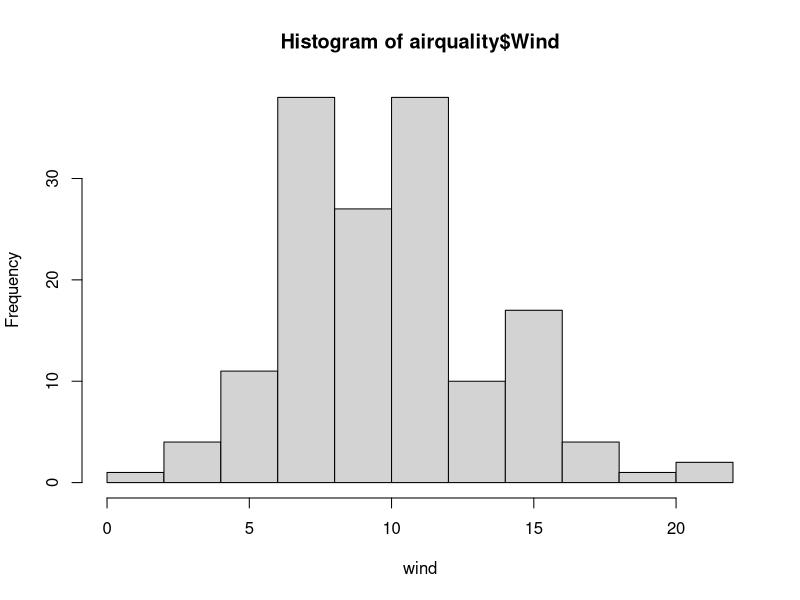
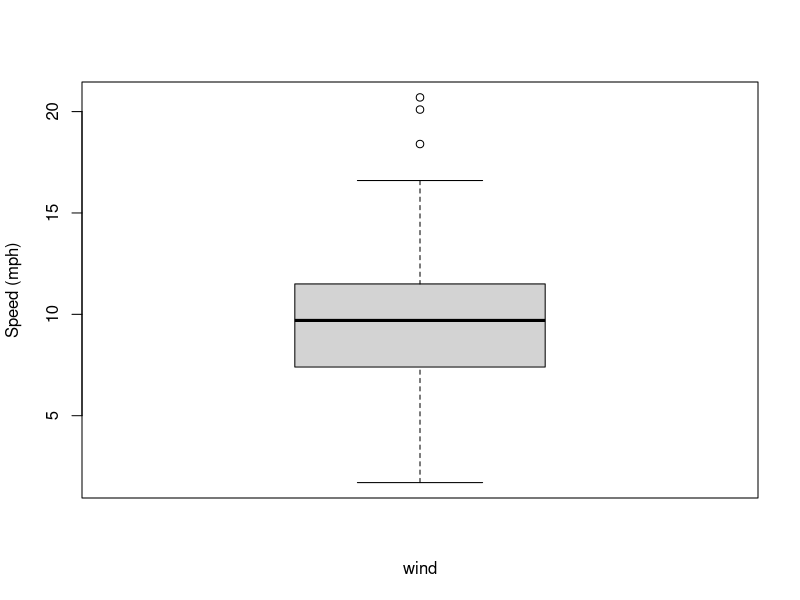
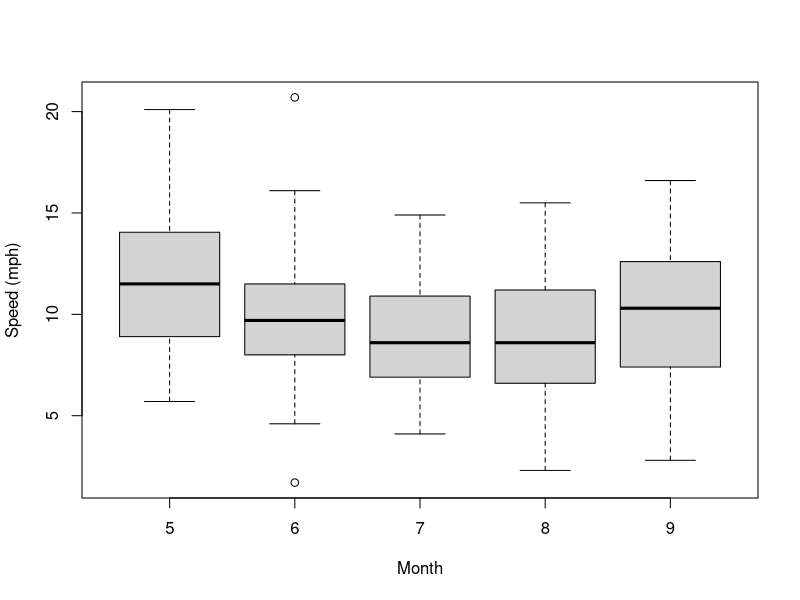
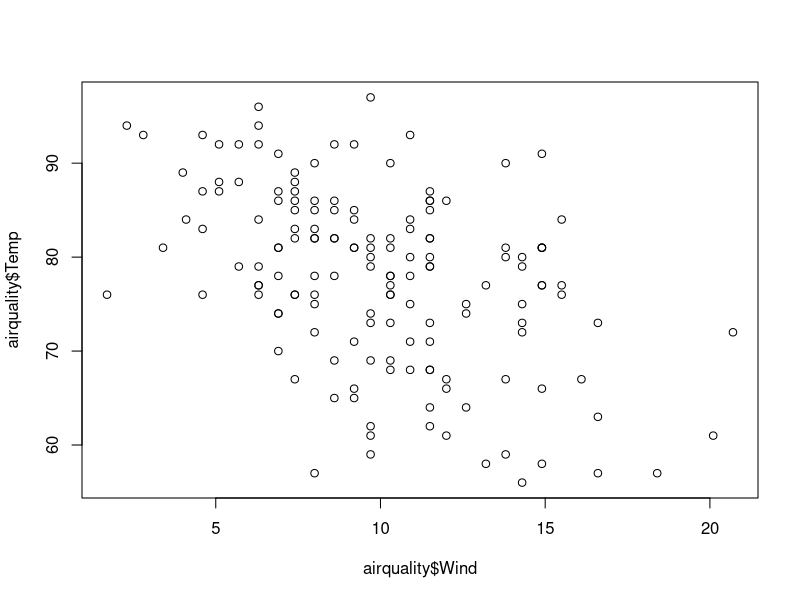
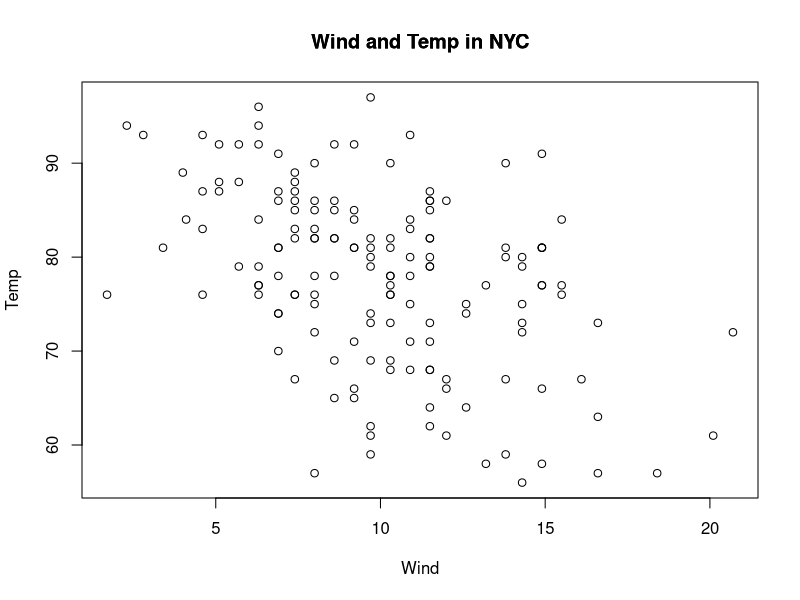
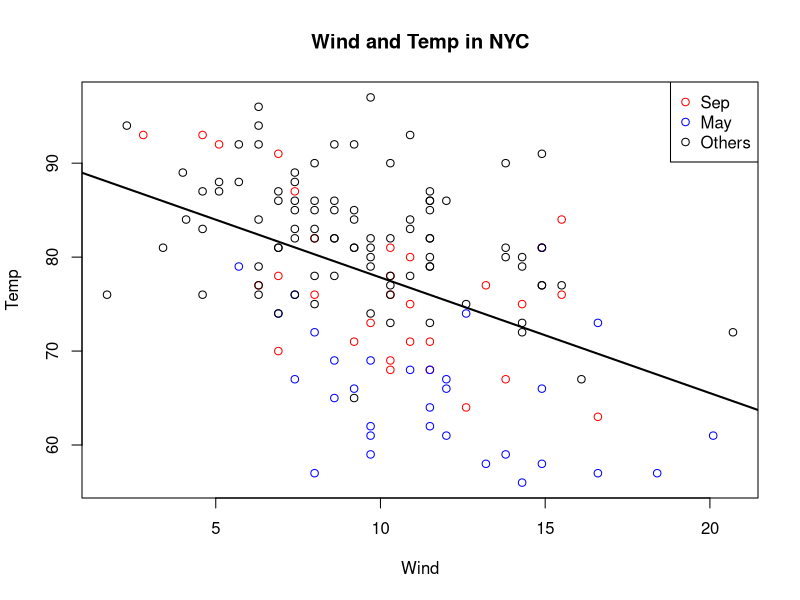
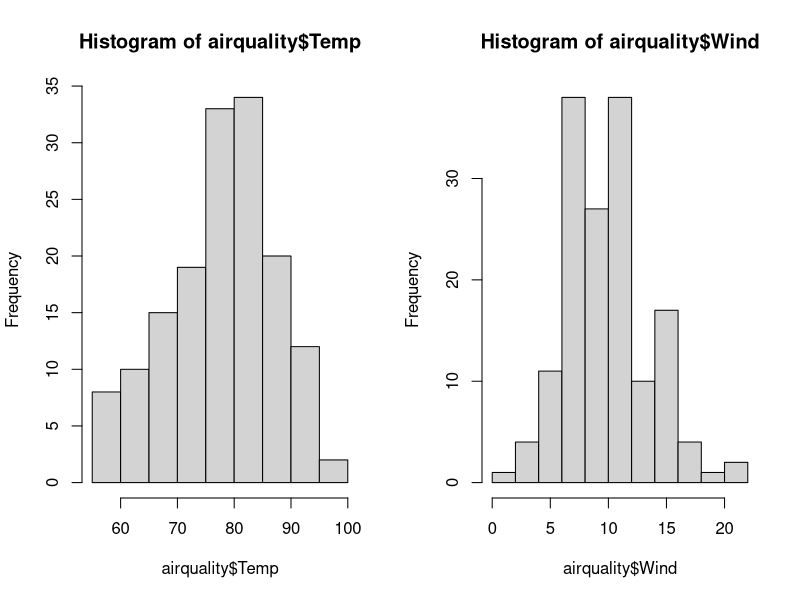
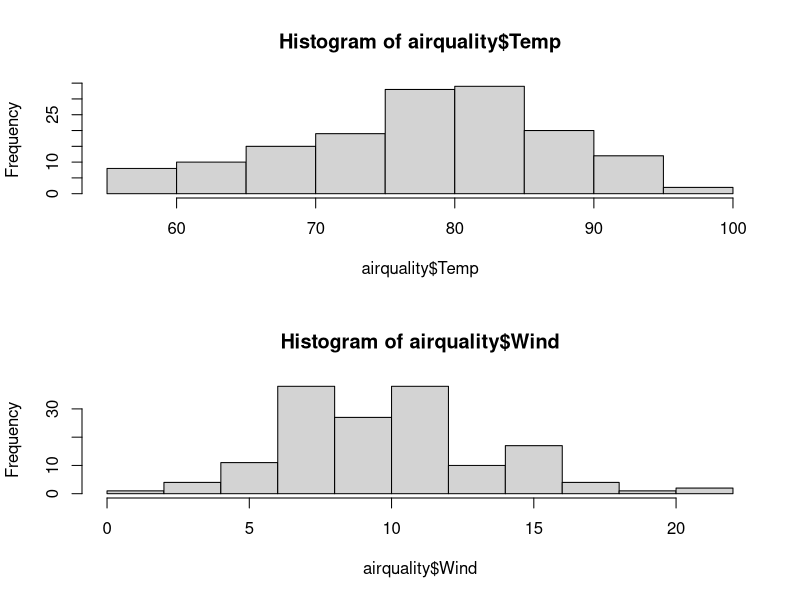

Write the R code that produced these figures, in order.
# Vector

x <- vector("character", length = 10)  # create a vector with a specific length

x1 <- 1:4  # create a vector

x2 <- c(1,2,3,4)  # another way to create a vector

x3 <- c(TRUE, 10, "a")  # cast to chr class

x4 <- c("a","b","c")
as.numeric(x4)  # cast function
as.logical()  # cast function
as.character()  # cast function

class(x1)  # get the class of x1
names(x1) <- c("a","b","c","d")  # name the vector x1. a,b,c,d are names, while 1,2,3,4 are contents 


# Matrix & Array

x <- matrix(1:6, nrow = 3, ncol = 2)  # create a matrix. When assign values to a matrix, assign to 1st colum,  then to  2nd colum
dim(x)  # get the number of the row and colum
attributes(x)  # get the attributes of this object 

y <- 1:6  # another way to create a matrix
dim(y) <- c(2,3)

y2 <- matrix(1:6, nrow = 2, ncol = 3)
rbind(y,y2)  # bind two matrices according to row
cbind(y,y2)  # bind two matrices according to colum


x <- array(1:24, dim = c(4,6))

x1 <- array(1:24, dim = c(2,3,4))


# list

l <- list("a", 2, 10L, 3+4i, TRUE)  # create a list

l2 <- list(a=1, b=2, c=3)  # a,b,c are names, while 1,2,3 are contents

l3 <- list(c(1,2,3), c(4,5,6,7))  # two elements, and each element has multiple contents 

x <- matrix(1:6, nrow = 2, ncol = 3)  
dimnames(x) <- list(c("a","b"), c("c","d","e"))  # name each row and colum of this matrix


# factor

x <- factor(c("female","female","male","male","female"))  # create a factor 
y <- factor(c("female","female","male","male","female"), levels = c("male","female"))  # the front one is the basic level (here "male" is the basic level)

table(x)  # overall understand this factor 

unclass(x)  # remove the attribute to understand the content of this factor

class(unclass(x))  


# missing value

x <- c(1, NA, 2, NaN, 3)  # NaN refers to numeric missing value
is.na(x)  # check whether there is NA in x
is.nan(x)  # check whether there is NaN in x


# data frame

df <- data.frame(id = c(1,2,3,4), name = c("a","b","c","d"), gender = c(TRUE,TRUE,FALSE,FALSE))  # create a data frame

nrow(df)  # get the number of the row of this data frame
ncol(df)  # get the number of the colum of this data frame

df2 <- data.frame(id = c(1,2,3,4), score = c(80,90,70,60))
data.matrix(df2)  # transfer the data frame to a matrix. (the class of the elements must be the same)


# date and time 

x <- date()  # get the current date and time

x2 <- Sys.Date()  # get the current date

x3 <- as.Date("2015-01-01")  # create / cast to a date

weekdays(x3)  # get the weekday of x3 
months(x3)  # get the month of x3
quarters(x3)  # get the quarter of x3

julian(x3)  # get how long has passed from 1970-01-01

x4 <- as.Date("2016-01-01")
x4 - x3  # get the time difference between x4 and x3
as.numeric(x4 - x3)  # get the number of the time difference between x4 and x3


# Time 

x <- Sys.time()  # get the current time

p <- as.POSIXlt(x)  # cast POSIXct to POSIXlt

names(unclass(p))  # remove the attribute to understand the content of this variable (eg. p)

p$sec  # get the content of the sec of this variable (eg. p)

as.POSIXct(p)  # cast to POSIXct

# transfer a any type of string to the type of time we want
x1 <- "Jan 1, 2015 01:01"
strptime(x1, "%B %d, %Y %H:%M")


# subsetting 

x <- 1:10
x[x>5]
x[x>5 & x<7]
x[x<3 | x>7]

y <- 1:4  # create a vector including number from 1 to 4
names(y) <- c("a","b","c","d")  # name each element
y[2]  # get the 2nd element
y["b"]  # get the element that is named b

x <- matrix(1:6, nrow = 2,ncol = 3)
x[1,2]
x[1,]  # get the content of the 1st row
x[2,c(1,3)]  # get the content of the 2st row in 1st and 3rd colum
x[1,2, drop = FALSE]  # return a matrix instead of a vector using this attribute: "drop = FALSE"

x <- data.frame(v1 = 1:5, v2 = 6:10, v3 = 11:15)
x$v3[c(2,4)] <- NA  # set the 2nd and 4th element of "v3" as NA
x[,2]  
x[,"v2"]  # get the "v2" colum
x[(x$v1<4 & x$v2>=8),]
x[(x$v1>2),]
x[which(x$v1>2),]
subset(x,x$v1>2)  # get the subset of this data frame 


# subsetting list

x <- list(id = 1:4, height = 170, gender = "male")

# 2 ways to get the element 
x[1]
x["id"]

# 3 ways to get only the content of the element (without the name)
x[[1]]  
x[["id"]]
x$id

x[c(1,3)]  # get multiple elements of a list 


# subsetting nested elements of a list

x <- list(a = list(1,2,3,4), b = c("Monday", "Tuesday"))

# 2 ways to get the content of the element of the nested list
x[[1]][[2]]
x[[c(1,3)]]  # get the 3rd element of the 1st element of the list 

# partial matching 

l <- list(asdfghj = 1:10)

l$asdfghj

l$a  # partial matching (do not need to use the exact name of the element)
l[["a", exact = FALSE]]


# missing value

x <- c(1, NA, 2, NA, 3)
is.na(x)

x[!is.na(x)]  # get the elements that are no missing value in the vector

# get the element that is not missing value relatively in x and y
x <- c(1, NA, 2, NA, 3)
y <- c("a", "b", NA, "c", NA)
z <- complete.cases(x,y)
x[z]
y[z]

library(datasets)  # load the library where this dataset is
head(airquality)  # get the first 6 rows of this dataset
g <- complete.cases(airquality)
airquality[g,][1:10,]  # get the first 10 rows excluding the rows with missing value


# vectorized operation 

x <- 1:5
y <- 6:10 
x+y  # cooresponding elements in x and y do + operation 

x <- matrix(1:4, nrow = 2, ncol = 2)
y <- matrix(rep(2,4), nrow = 2, ncol = 2)  # rep(2,4) means repeat 2 four times
x*y  # elements * operation
x %*% y  # matrix * operation


# Base plotting system

hist(airquality$Wind, xlab = "wind")
boxplot(airquality$Wind, xlab = "wind", ylab = "Speed (mph)")
boxplot(Wind ~ Month, airquality, xlab = "Month", ylab = "Speed (mph)")

plot(airquality$Wind, airquality$Temp)
with(airquality, plot(Wind, Temp, main = "Wind and Temp in NYC"))  # use with() function to avoid write the dataset name (eg. airquality) repeatedly
title(main = "Wind and Temp in NYC")  # main title

# display the plot except the content
with(airquality, plot(Wind, Temp, 
                      main = "Wind and Temp in NYC", 
                      type = "n"))  # use type = "n" to clear the content of the plot
with(subset(airquality, Month==9),
     points(Wind, Temp, col="red"))  # show data in 9th month with red points
with(subset(airquality, Month==5),
     points(Wind, Temp, col="blue"))  # show data in 5th month with blue points
with(subset(airquality, Month %in% c(6,7,8)),
     points(Wind, Temp, col="black"))  # show data in 6th,7th,8th months with black points
# draw a line on this plot to fit the data
fit <- lm(Temp ~ Wind, airquality)  # set the fit model (eg. lm means linear model)
abline(fit, lwd=2)  # use abline() function to draw the line. (lwd means width of the line)
legend("topright", pch=1, 
       col=c("red","blue","black"), 
       legend=c("Sep","May","Others"))  # pch means the character of the point

# global parameters
par("bg")
par("col")
par("mar")  # bottom, left, top, right margins
par("mfrow")
par("mfcol")

par(mfrow = c(1,2))  # 1 row 2 colums
hist(airquality$Temp)
hist(airquality$Wind)

par(mfcol = c(2,1))  # 2 roww 1 colums
hist(airquality$Temp)
hist(airquality$Wind)


# Lattice plotting system

library(lattice)
xyplot(Temp ~ Ozone, data=airquality)
airquality$Month <- factor(airquality$Month)  # transfer "Month" to classified variable
xyplot(Temp ~ Ozone | Month, data=airquality, 
       layout = c(5,1))  # "layout" is used to set the layout of the plot, here it is 5 columns 1 row 

q <- xyplot(Temp ~ Wind, data=airquality)
print(q)


set.seed(1)  # use set.seed() to make the random numbers same when being generated each time
x <- rnorm(100)
f <- rep(0:1, each=50)
y <- x + f - f*x + rnorm(100, sd=0.5)
f <- factor(f, labels = c("Group1", "Group2"))
xyplot(y~x | f, layout = c(2,1))

xyplot(y~x | f, panel = function(x,y){  # use "panel" to customerize the appearance of the plot
  panel.xyplot(x, y)
  panel.abline(v=mean(x), h=mean(y), lty = 2)
  panel.lmline(x,y,col="red")
})


# ggplot2 plotting system

library(ggplot2)
qplot(Wind, Temp, data=airquality, color=Month)
airquality$Month <- factor(airquality$Month)  # transfer "Month" to classified variable
qplot(Wind, Temp, data=airquality, color=I("red"))

qplot(Wind, Temp, data=airquality, shape=Month)
qplot(Wind, Temp, data=airquality, size=Month,
      xlab="Wind (mph)", ylab="Temperature", main="Wind vs. Temp")

qplot(Wind, Temp, data=airquality, color=Month,
      geom = c("point", "smooth"))

qplot(Wind, Temp, data=airquality,  # if there are two variables, RStudio draws scatter plot by default
      facets = .~Month)
qplot(Wind, Temp, data=airquality,
      facets = Month~.)

qplot(Wind, data=airquality)  # if there is only one variable, RStudio will draw frequency distribution plot by default
qplot(Wind, data=airquality, fill=Month)
qplot(Wind, data=airquality, geom="density", color=Month)  # geom="density" is used to draw density function plot
qplot(Wind, data=airquality, geom="dotplot") 

qplot(y=Wind, data=airquality) # if there is only one variable, and it is y instead of x, RStudio will draw scatter plot by default, and the x axis is the appearance sequence of the y


ggplot(airquality, aes(Wind,Temp)) + 
  geom_point(color="steelblue", alpha=0.4, size=5)  # "alpha" means transparency

ggplot(airquality, aes(Wind,Temp, color=factor(Month))) + 
  geom_point(alpha=0.4, size=5) 

ggplot(airquality, aes(Wind,Temp)) + 
  geom_point() +
  stat_smooth()  # add statistical information  (another way: geom_smooth())

ggplot(airquality, aes(Wind,Temp, color=factor(Month))) + 
  stat_smooth(method = "lm", se=FALSE)  # "se" is used to set CI (eg. here it is FALSE, the CI is closed to show)

ggplot(airquality, aes(Wind,Temp, color=factor(Month), group=1)) +  # "group=1" is used to draw the line that fits the holistic data
  geom_point() +
  stat_smooth(method = "lm", se=FALSE)

ggplot(airquality, aes(Wind,Temp, color=factor(Month))) + 
  geom_point() +
  stat_smooth(method = "lm", se=FALSE, aes(group=1)) +  # putting "aes(group=1)" here can draw the line that fits the holistic data, and, meanwhile, the lines fit each month data
  stat_smooth(method = "lm", se=FALSE)


library(RColorBrewer)  # in order to control color
myColors <- c(brewer.pal(5, "Dark2"), "black")

ggplot(airquality, aes(Wind,Temp, color=factor(Month))) + 
  geom_point() +
  stat_smooth(method = "lm", se=FALSE, aes(group=1,col="All")) +  # putting "aes(group=1)" here can draw the line that fits the holistic data, and, meanwhile, the lines fit each month data
  stat_smooth(method = "lm", se=FALSE) +
  scale_color_manual("Month", values = myColors)

# draw the plot into different panels
ggplot(airquality, aes(Wind,Temp, color=factor(Month))) + 
  geom_point() +
  stat_smooth(method = "lm", se=FALSE) +
  scale_color_manual("Month", values = myColors) +
  facet_grid(.~Month) +  # divide the plot into different panels
  theme_classic()  # set the theme of the plot 


# R Color

# colorRamp
pal <- colorRamp(c("red","blue"))
pal(0) # red
pal(1) # blue
pal(0.5) # the color between red and blue
pal(seq(0,1,len=10)) # 10 colors from red to blue

# colorRampPalette
pal <- colorRampPalette(c("red","yellow"))
pal(1) # 1 color
pal(2) # 2 colors
pal(10) # 10 colors from red to yellow

# RColorBrewer
library(RColorBrewer)
brewer.pal.info

cols <- brewer.pal(3,"Greens")
pal <- colorRampPalette(cols)
image(volcano, col = pal(20))

display.brewer.pal(3,"Greens")


# Graphic Device

# draw plot into .pdf file directly
pdf(file = "myfig.pdf")
with(airquality, plot(Wind, Temp, main = "Wind and Temp in NYC"))
dev.off()

# copy plot to .png file
with(airquality, plot(Wind, Temp, main = "Wind and Temp in NYC"))
dev.copy(png, file = "mycopy.png")
dev.off()

